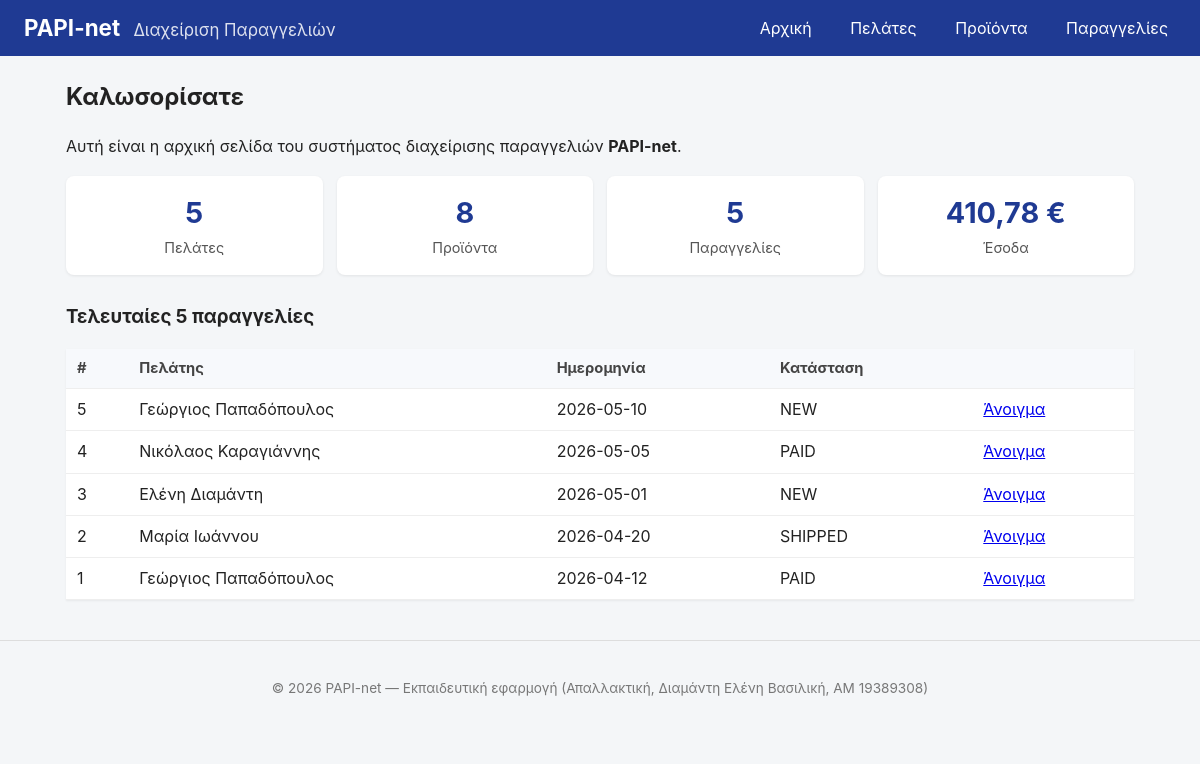
The page / on the database its author committed.
### tables this page shows
CREATE TABLE IF NOT EXISTS orders (
   
  id INT AUTO_INCREMENT PRIMARY KEY,
   
  client_id INT NOT NULL,
   
  order_date DATE NOT NULL,
   
  status ENUM('NEW','PAID','SHIPPED','CANCELLED') DEFAULT 'NEW',
   
  CONSTRAINT fk_orders_client FOREIGN KEY (client_id) REFERENCES clients(id) ON DELETE CASCADE
);

CREATE TABLE IF NOT EXISTS clients (
   
  id INT AUTO_INCREMENT PRIMARY KEY,
   
  fullname VARCHAR(120) NOT NULL,
   
  email VARCHAR(120),
   
  phone VARCHAR(30),
   
  city VARCHAR(60),
   
  created_at TIMESTAMP DEFAULT CURRENT_TIMESTAMP
);

### includes/config.php (called while the page is built, shortened)
<?php
function h(?string $s): string {
    return htmlspecialchars((string)$s, ENT_QUOTES, 'UTF-8');
}

### public/index.php (the view, shortened to what this page needs)
<?php
require_once __DIR__ . '/../includes/config.php';
$totalClients  = (int)$pdo->query('SELECT COUNT(*) AS c FROM clients')->fetch()['c'];
$totalProducts = (int)$pdo->query('SELECT COUNT(*) AS c FROM products')->fetch()['c'];
$totalOrders   = (int)$pdo->query('SELECT COUNT(*) AS c FROM orders')->fetch()['c'];
$revenueRow = $pdo->query("
    SELECT COALESCE(SUM(oi.qty * oi.unit_price), 0) AS revenue
    FROM order_items oi
    JOIN orders o ON o.id = oi.order_id
    WHERE o.status IN ('PAID','SHIPPED')
")->fetch();
$revenue = (float)$revenueRow['revenue'];
$lastOrders = $pdo->query("
    SELECT o.id, o.order_date, o.status, c.fullname
    FROM orders o
    JOIN clients c ON c.id = o.client_id
    ORDER BY o.id DESC
    LIMIT 5
")->fetchAll();
require_once __DIR__ . '/../includes/header.php';
?>
<h2>Καλωσορίσατε</h2>
<p>Αυτή είναι η αρχική σελίδα του συστήματος διαχείρισης παραγγελιών <strong>PAPI-net</strong>.</p>
<section class="cards">
    <div class="card">
        <div class="card-num"><?= $totalClients ?></div>
        <div class="card-lbl">Πελάτες</div>
    </div>
    <div class="card">
        <div class="card-num"><?= $totalProducts ?></div>
        <div class="card-lbl">Προϊόντα</div>
    </div>
    <div class="card">
        <div class="card-num"><?= $totalOrders ?></div>
        <div class="card-lbl">Παραγγελίες</div>
    </div>
    <div class="card">
        <div class="card-num"><?= number_format($revenue, 2, ',', '.') ?> &euro;</div>
        <div class="card-lbl">Έσοδα</div>
    </div>
</section>
<h3>Τελευταίες 5 παραγγελίες</h3>
<table class="data">
    <thead>
        <tr><th>#</th><th>Πελάτης</th><th>Ημερομηνία</th><th>Κατάσταση</th><th></th></tr>
    </thead>
    <tbody>
    <?php foreach ($lastOrders as $o): ?>
        <tr>
            <td><?= (int)$o['id'] ?></td>
            <td><?= h($o['fullname']) ?></td>
            <td><?= h($o['order_date']) ?></td>
            <td><?= h($o['status']) ?></td>
            <td><a href="orders_view.php?id=<?= (int)$o['id'] ?>">Άνοιγμα</a></td>
        </tr>
    <?php endforeach; ?>
    </tbody>
</table>
<?php
require_once __DIR__ . '/../includes/footer.php';

### includes/header.php (shortened to what this page needs)
<!doctype html>
<html lang="el">
<head>
    <link rel="stylesheet" href="assets/style.css">
</head>
<body>
    <header class="topbar">
        <h1 class="brand">PAPI-net <span class="sub">Διαχείριση Παραγγελιών</span></h1>
        <nav class="mainnav">
            <a href="index.php">Αρχική</a>
            <a href="clients.php">Πελάτες</a>
            <a href="products.php">Προϊόντα</a>
            <a href="orders.php">Παραγγελίες</a>
        </nav>
    </header>
    <main class="container">

### includes/footer.php (shortened to what this page needs)
    </main>
    <footer class="footer">
        <p>
            &copy; <?= date('Y') ?> PAPI-net — Εκπαιδευτική εφαρμογή
            (Απαλλακτική, Διαμάντη Ελένη Βασιλική, ΑΜ 19389308)
        </p>
    </footer>
</body>
</html>

### public/assets/style.css (style rules this page uses)
* { box-sizing: border-box; }
body { font-family: -apple-system, BlinkMacSystemFont, "Segoe UI", Roboto, "Helvetica Neue", Arial, sans-serif; margin: 0; background: #f4f6f8; color: #222; line-height: 1.45; }
.topbar { background: #1f3a93; color: #fff; padding: 12px 24px; display: flex; justify-content: space-between; align-items: center; flex-wrap: wrap; }
.brand { margin: 0; font-size: 1.4em; }
.brand .sub { font-weight: normal; font-size: 0.75em; opacity: 0.85; margin-left: 8px; }
.mainnav a { color: #fff; text-decoration: none; margin-left: 18px; padding: 4px 8px; border-radius: 4px; }
.container { max-width: 1100px; margin: 24px auto; padding: 0 16px; }
.cards { display: grid; grid-template-columns: repeat(auto-fit, minmax(160px, 1fr)); gap: 14px; margin: 18px 0 28px; }
.card { background: #fff; padding: 16px; border-radius: 8px; box-shadow: 0 1px 3px rgba(0,0,0,0.08); text-align: center; }
.card-num { font-size: 1.8em; font-weight: bold; color: #1f3a93; }
.card-lbl { color: #555; font-size: 0.9em; margin-top: 4px; }
table.data { width: 100%; border-collapse: collapse; margin: 14px 0; background: #fff; box-shadow: 0 1px 2px rgba(0,0,0,0.06); }
table.data th, table.data td { padding: 9px 11px; border-bottom: 1px solid #eee; text-align: left; }
table.data th { background: #f7f9fc; font-size: 0.92em; color: #444; }
.footer { text-align: center; color: #777; font-size: 0.85em; padding: 24px 8px; border-top: 1px solid #ddd; margin-top: 40px; }

### rows shown on the page
orders: id "5", client.fullname "Γεώργιος Παπαδόπουλος", order_date "2026-05-10", status "NEW"
orders: id "4", client.fullname "Νικόλαος Καραγιάννης", order_date "2026-05-05", status "PAID"
orders: id "3", client.fullname "Ελένη Διαμάντη", order_date "2026-05-01", status "NEW"
orders: id "2", client.fullname "Μαρία Ιωάννου", order_date "2026-04-20", status "SHIPPED"
orders: id "1", client.fullname "Γεώργιος Παπαδόπουλος", order_date "2026-04-12", status "PAID"

### other values the page prints
$totalClients "5"
$totalProducts "8"
$totalOrders "5"
$revenue "410,78"
